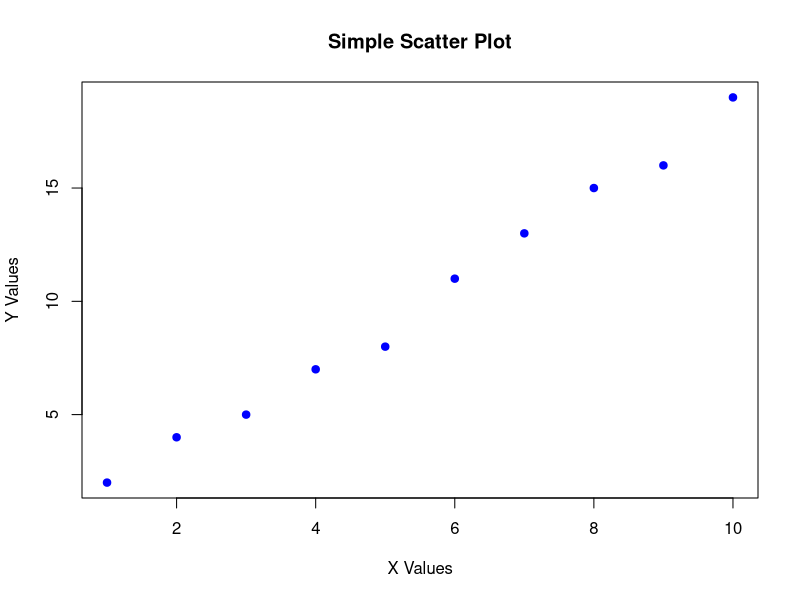

Here is the R script that generated this plot:
# 1. Create a simple dataset (Numbers 1 through 10)
x <- 1:10
y <- c(2, 4, 5, 7, 8, 11, 13, 15, 16, 19)

# 2. Calculate some basic statistics
mean_y <- mean(y)
cor_xy <- cor(x, y)

# Print the results to the console
cat("The average of y is:", mean_y, "\n")
cat("The correlation between x and y is:", cor_xy, "\n")

# 3. Create a quick scatter plot with a trend line
plot(x, y, 
     main = "Simple Scatter Plot", 
     xlab = "X Values", 
     ylab = "Y Values", 
     pch = 19,         # Use solid circles for points
     col = "blue")     # Make the points blue
